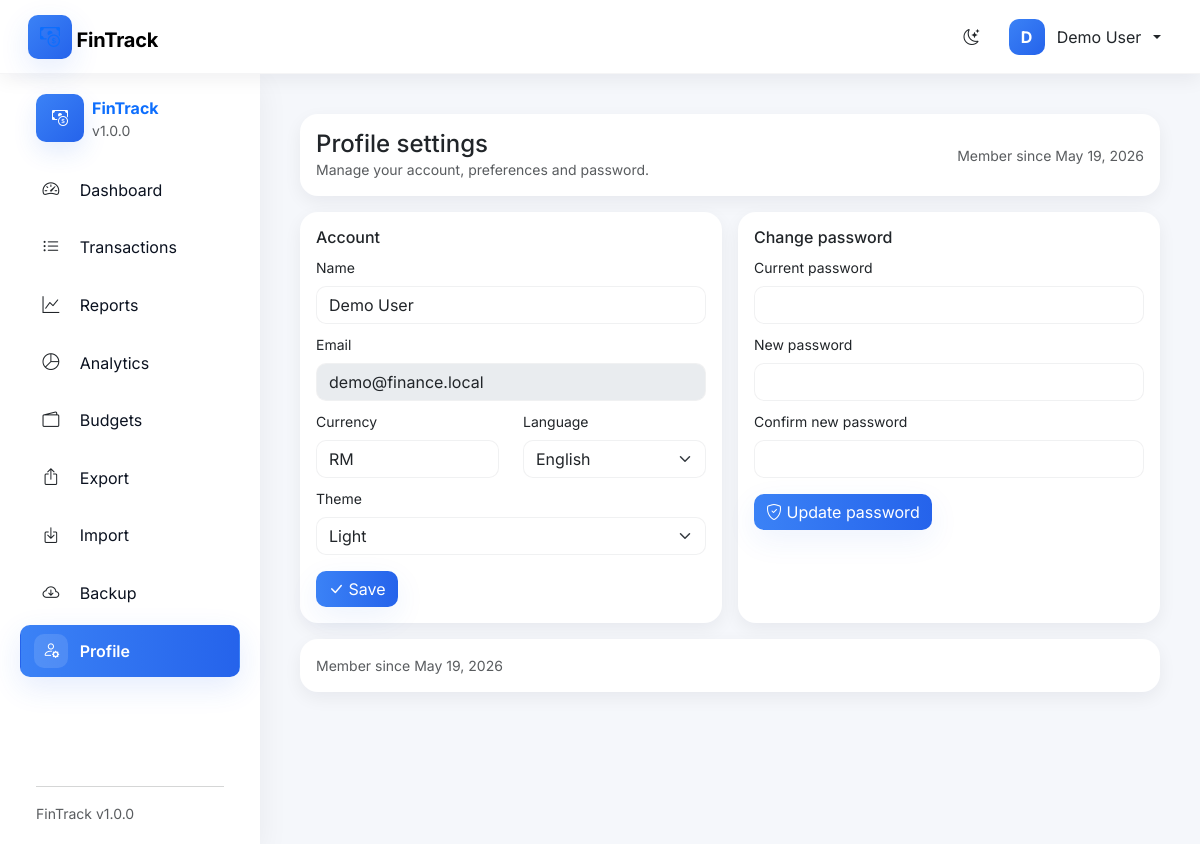
The app's page /modules/profile/index.php (signed in) with its own data.
### tables this page shows
CREATE TABLE IF NOT EXISTS `users` (
  `id`            INT UNSIGNED NOT NULL AUTO_INCREMENT,
  `name`          VARCHAR(120) NOT NULL,
  `email`         VARCHAR(160) NOT NULL UNIQUE,
  `password`      VARCHAR(255) NOT NULL,
  `currency`      VARCHAR(8)   NOT NULL DEFAULT 'RM',
  `language`      VARCHAR(8)   NOT NULL DEFAULT 'en',
  `theme`         VARCHAR(16)  NOT NULL DEFAULT 'light',
  `remember_token` VARCHAR(255) NULL,
  `created_at`    DATETIME NOT NULL DEFAULT CURRENT_TIMESTAMP,
  `updated_at`    DATETIME NOT NULL DEFAULT CURRENT_TIMESTAMP ON UPDATE CURRENT_TIMESTAMP,
  PRIMARY KEY (`id`),
  INDEX idx_users_email (`email`)
);

### includes/auth.php (called while the page is built, shortened)
<?php
require_once __DIR__ . '/../config/database.php';
class Auth
{
    public static function check(): bool
    {
        return !empty($_SESSION['user_id']);
    }
    public static function id(): ?int
    {
        return self::check() ? (int)$_SESSION['user_id'] : null;
    }
    public static function user(): ?array
    {
        $stmt = Database::pdo()->prepare(
            'SELECT id,name,email,currency,language,theme,created_at FROM users WHERE id = ?'
        );
        $stmt->execute([self::id()]);
        return $stmt->fetch() ?: null;
    }
    public static function baseUrl(): string
    {
        return rtrim(APP_BASE_URL, '/');
    }
}
function e(?string $value): string
{
    return htmlspecialchars((string)$value, ENT_QUOTES | ENT_SUBSTITUTE, 'UTF-8');
}
function url(string $path = ''): string
{
    return Auth::baseUrl() . '/' . ltrim($path, '/');
}

### config/database.php (called while the page is built, shortened)
<?php
class Database
{
    private static ?PDO $pdo = null;
    public static function pdo(): PDO
    {
        if (self::$pdo instanceof PDO) {
            return self::$pdo;
        }
        $opts = [
            PDO::ATTR_ERRMODE            => PDO::ERRMODE_EXCEPTION,
            PDO::ATTR_DEFAULT_FETCH_MODE => PDO::FETCH_ASSOC,
            PDO::ATTR_EMULATE_PREPARES   => false,
        ];
        try {
            $dsn = sprintf('mysql:host=%s;port=%s;dbname=%s;charset=%s',
                DB_HOST, DB_PORT, DB_NAME, DB_CHARSET);
            self::$pdo = new PDO($dsn, DB_USER, DB_PASS, $opts);
        } catch (PDOException $e) {
            http_response_code(500);
            die('<h3>Database connection failed.</h3><pre>'
                . htmlspecialchars($e->getMessage()) . '</pre>');
        }
        return self::$pdo;
    }
}

### modules/profile/index.php (the view, shortened to what this page needs)
<?php
require_once __DIR__ . '/../../includes/auth.php';
$activeNav = 'profile';
include __DIR__ . '/../../includes/header.php';
?>
<div class="card mb-3">
  <div class="card-body d-flex justify-content-between align-items-center">
    <div>
      <h4 class="mb-0">Profile settings</h4>
      <p class="text-muted small mb-0">Manage your account, preferences and password.</p>
    </div>
    <div class="d-none d-md-block small text-muted">Member since <?= e(date('M d, Y', strtotime($user['created_at']))) ?></div>
  </div>
</div>
<div class="row g-3">
  <div class="col-lg-6">
    <div class="card h-100"><div class="card-body">
      <h6>Account</h6>
      <form method="post">
        <div class="mb-2">
          <label class="form-label small">Name</label>
          <input class="form-control" name="name" required value="<?= e($user['name']) ?>">
        </div>
        <div class="mb-2">
          <label class="form-label small">Email</label>
          <input class="form-control" value="<?= e($user['email']) ?>" disabled>
        </div>
        <div class="row">
          <div class="col-sm-6 mb-2">
            <label class="form-label small">Currency</label>
            <input class="form-control" name="currency" maxlength="8" value="<?= e($user['currency']) ?>">
          </div>
          <div class="col-sm-6 mb-2">
            <label class="form-label small">Language</label>
            <select class="form-select" name="language">
              <?php foreach (['en'=>'English','ms'=>'Bahasa Malaysia','zh'=>'中文','id'=>'Indonesia'] as $code=>$lbl): ?>
                <option value="<?= $code ?>" <?= $user['language']===$code?'selected':'' ?>><?= e($lbl) ?></option>
              <?php endforeach; ?>
            </select>
          </div>
        </div>
        <div class="mb-3">
          <label class="form-label small">Theme</label>
          <select class="form-select" name="theme">
            <option value="light" <?= $user['theme']==='light'?'selected':'' ?>>Light</option>
          </select>
        </div>
        <button class="btn btn-primary"><i class="bi bi-check-lg"></i> Save</button>
      </form>
    </div></div>
  </div>
  <div class="col-lg-6">
    <div class="card h-100"><div class="card-body">
      <h6>Change password</h6>
      <form method="post">
        <div class="mb-2">
          <label class="form-label small">Current password</label>
          <input type="password" class="form-control" name="current" required>
        </div>
        <div class="mb-2">
          <label class="form-label small">New password</label>
          <input type="password" class="form-control" name="new" minlength="6" required>
        </div>
        <div class="mb-3">
          <label class="form-label small">Confirm new password</label>
          <input type="password" class="form-control" name="confirm" minlength="6" required>
        </div>
        <button class="btn btn-primary"><i class="bi bi-shield-check"></i> Update password</button>
      </form>
    </div></div>
  </div>
</div>
<div class="card mt-3"><div class="card-body small text-muted">
  Member since <?= e(date('M d, Y', strtotime($user['created_at']))) ?>
</div></div>
<?php include __DIR__ . '/../../includes/footer.php'; ?>

### includes/header.php (shortened to what this page needs)
<?php
require_once __DIR__ . '/auth.php';
$activeNav = $activeNav ?? '';
$user      = Auth::check() ? Auth::user() : null;
$theme     = $user['theme'] ?? ($_COOKIE['theme'] ?? 'light');
$userName  = $user['name'] ?? '';
$userInitial = $userName ? strtoupper(substr(trim($userName), 0, 1)) : '';
?>
<!DOCTYPE html>
<html lang="en" data-bs-theme="<?= e($theme) ?>">
<head>
<link rel="stylesheet" href="https://cdn.jsdelivr.net/npm/bootstrap@5.3.2/dist/css/bootstrap.min.css">
<link rel="stylesheet" href="https://cdn.jsdelivr.net/npm/bootstrap-icons@1.11.3/font/bootstrap-icons.min.css">
<link rel="stylesheet" href="<?= url('assets/css/app.css') ?>?v=<?= filemtime(__DIR__ . '/../assets/css/app.css') ?>">
</head>
<body>
<?php if (Auth::check()): ?>
<nav class="navbar navbar-expand-lg fin-navbar sticky-top">
  <div class="container-fluid">
    <a class="navbar-brand fw-bold" href="<?= url('dashboard.php') ?>">
      <i class="bi bi-cash-coin text-primary"></i> <?= e(APP_NAME) ?>
    </a>
    <div class="ms-auto d-flex align-items-center gap-2">
      <button class="btn" id="themeToggle" title="Toggle theme" aria-pressed="false">
        <i class="bi bi-moon-stars"></i>
      </button>
      <div class="dropdown">
        <button class="btn dropdown-toggle d-flex align-items-center gap-2" data-bs-toggle="dropdown" aria-expanded="false">
          <span class="d-inline-flex align-items-center justify-content-center" style="width:36px;height:36px;border-radius:10px;background:linear-gradient(135deg,var(--ft-primary),var(--ft-primary-600));color:#fff;font-weight:700;">
            <?= e($userInitial) ?>
          </span>
          <span class="d-none d-sm-inline ms-1"><?= e($user['name']) ?></span>
        </button>
      </div>
    </div>
  </div>
</nav>
<div class="fin-shell">
  <?php include __DIR__ . '/sidebar.php'; ?>
  <main class="fin-main">
    <div class="container-fluid p-3 p-md-4">
<?php else: ?>
<main class="fin-auth-shell">
<?php endif; ?>

### includes/sidebar.php (shortened to what this page needs)
<?php
$nav = [
    'dashboard'    => ['Dashboard',    'speedometer2', url('dashboard.php')],
    'transactions' => ['Transactions', 'list-ul',     url('modules/transactions/index.php')],
    'reports'      => ['Reports',      'graph-up',    url('modules/reports/index.php')],
    'analytics'    => ['Analytics',    'pie-chart',   url('modules/analytics/index.php')],
    'budget'       => ['Budgets',      'wallet2',     url('modules/budget/index.php')],
    'export'       => ['Export',       'box-arrow-up', url('modules/export/index.php')],
    'import'       => ['Import',       'box-arrow-in-down', url('modules/import/index.php')],
    'backup'       => ['Backup',       'cloud-arrow-down', url('modules/backup/index.php')],
    'profile'      => ['Profile',      'person-gear', url('modules/profile/index.php')],
];
?>
<aside class="fin-sidebar" id="finSidebar">
  <div class="fin-sidebar-inner">
    <div class="sidebar-brand px-3 pb-2">
      <a href="<?= url('dashboard.php') ?>" class="d-flex align-items-center gap-2 text-decoration-none">
        <span class="fin-brand-mark"><i class="bi bi-cash-coin"></i></span>
        <div>
          <div class="fw-bold"><?= e(APP_NAME) ?></div>
          <div class="small text-muted">v<?= e(APP_VERSION) ?></div>
        </div>
      </a>
    </div>
    <ul class="nav flex-column">
      <?php foreach ($nav as $key => [$label, $icon, $href]): ?>
        <li class="nav-item">
          <a class="nav-link <?= $activeNav === $key ? 'active' : '' ?>" href="<?= $href ?>">
            <i class="bi bi-<?= $icon ?>"></i>
            <span><?= e($label) ?></span>
          </a>
        </li>
      <?php endforeach; ?>
    </ul>
    <div class="px-3 mt-auto small text-muted">
      <hr>
      <?= e(APP_NAME) ?> v<?= e(APP_VERSION) ?>
    </div>
  </div>
</aside>

### includes/footer.php (shortened to what this page needs)
<?php if (Auth::check()): ?>
    </div>
  </main>
</div>
<?php else: ?>
</main>
<?php endif; ?>
</body>
</html>

### assets/css/app.css (style rules this page uses)
:root { --ft-primary: #3B82F6; --ft-primary-600: #2563EB; --ft-accent: #06D6A0; --ft-success: #16A34A; --ft-danger: #EF4444; --ft-warning: #F59E0B; --ft-muted: #6B7280; --ft-surface: #FFFFFF; --ft-bg: #F5F7FB; --ft-radius: 12px; --ft-shadow-sm: 0 6px 18px rgba(16,24,40,0.06); --ft-shadow-md: 0 12px 32px rgba(16,24,40,0.08); --ft-sidebar-width: 260px; }
body { background: var(--ft-bg); color: #0b1220; font-family: Inter, system-ui, -apple-system, "Segoe UI", Roboto, "Helvetica Neue", Arial, sans-serif; -webkit-font-smoothing: antialiased; -moz-osx-font-smoothing: grayscale; transition: background-color .22s ease, color .22s ease; }
.fin-navbar { background: var(--ft-surface); border-bottom: 1px solid rgba(15,23,42,0.04); box-shadow: var(--ft-shadow-sm); padding: .6rem 1rem; }
.navbar-brand { font-weight: 700; letter-spacing: -.01em; }
.navbar-brand .bi { width: 44px; height: 44px; border-radius: 10px; display:inline-flex; align-items:center; justify-content:center; background: linear-gradient(135deg,var(--ft-primary),var(--ft-primary-600)); color: white; box-shadow: 0 10px 30px rgba(37,99,235,0.12); }
.fin-navbar .btn { border-radius: 10px; padding: .45rem .6rem; height: 40px; }
.fin-shell { display:flex; min-height: calc(100vh - 70px); }
.fin-sidebar { width: var(--ft-sidebar-width); flex-shrink:0; padding: 1.25rem; display: block !important; visibility: visible !important; }
.fin-sidebar-inner { position: sticky; top: 70px; height: calc(100vh - 70px); display:flex; flex-direction:column; gap:.6rem; }
.fin-sidebar { background: var(--ft-surface); box-shadow: 0 10px 30px rgba(16,24,40,0.06); transition: transform .28s ease; }
.sidebar-brand { padding-bottom: .75rem; }
.sidebar-brand .fin-brand-mark { width:48px; height:48px; border-radius:10px; display:inline-flex; align-items:center; justify-content:center; color:#fff; background: linear-gradient(135deg,var(--ft-primary),var(--ft-primary-600)); box-shadow: 0 10px 24px rgba(37,99,235,0.12); }
.fin-sidebar .nav { display:flex; flex-direction:column; gap:.35rem; margin-top: .25rem; }
.fin-sidebar .nav-link { display:flex; align-items:center; gap:.75rem; padding: .5rem .8rem; border-radius: 10px; color: inherit; background: transparent; border: 1px solid transparent; transition: background .12s ease, transform .12s ease, box-shadow .12s ease; }
.fin-sidebar .nav-link i { width:34px; height:34px; display:inline-flex; align-items:center; justify-content:center; border-radius:8px; color: var(--ft-primary); background: rgba(59,130,246,0.06); }
.fin-sidebar .nav-link.active { background: linear-gradient(90deg, var(--ft-primary), var(--ft-primary-600)); color: #fff; font-weight:600; box-shadow: 0 10px 30px rgba(37,99,235,0.12); }
.fin-sidebar .nav-link.active i { background: rgba(255,255,255,0.12); color:#fff; }
.card { border: none; border-radius: calc(var(--ft-radius) + 6px); background: var(--ft-surface); box-shadow: var(--ft-shadow-sm); transition: transform .14s ease, box-shadow .14s ease; }
.btn { border-radius: 10px; }
.btn-primary { background: linear-gradient(90deg,var(--ft-primary),var(--ft-primary-600)); border: none; color: #fff; box-shadow: 0 10px 30px rgba(37,99,235,0.08); }
.form-control, .form-select { border-radius: 10px; border: 1px solid rgba(15,23,42,0.06); box-shadow: none; }
.fin-brand-mark { width:64px; height:64px; border-radius:14px; background: linear-gradient(135deg,var(--ft-primary),var(--ft-primary-600)); color:#fff; display:inline-flex; align-items:center; justify-content:center; box-shadow: 0 16px 40px rgba(37,99,235,0.12); }
.fin-sidebar .nav-link i { font-size: 1.05rem; width: 34px; height: 34px; display: inline-flex; align-items: center; justify-content: center; border-radius: 10px; background: rgba(255,255,255,0.8); color: var(--bs-body-color); }
.fin-main { flex: 1; min-width: 0; padding: 1rem; }

### records on screen
users: name "D", name "Demo User", created_at "May 19, 2026", email "demo@finance.local", currency "RM", language "English", theme "Light"

### other values on screen
APP_NAME "FinTrack"
APP_VERSION "1.0.0"
$label "Dashboard"
$label "Transactions"
$label "Reports"
$label "Analytics"
$label "Budgets"
$label "Export"
$label "Import"
$label "Backup"
$label "Profile"
